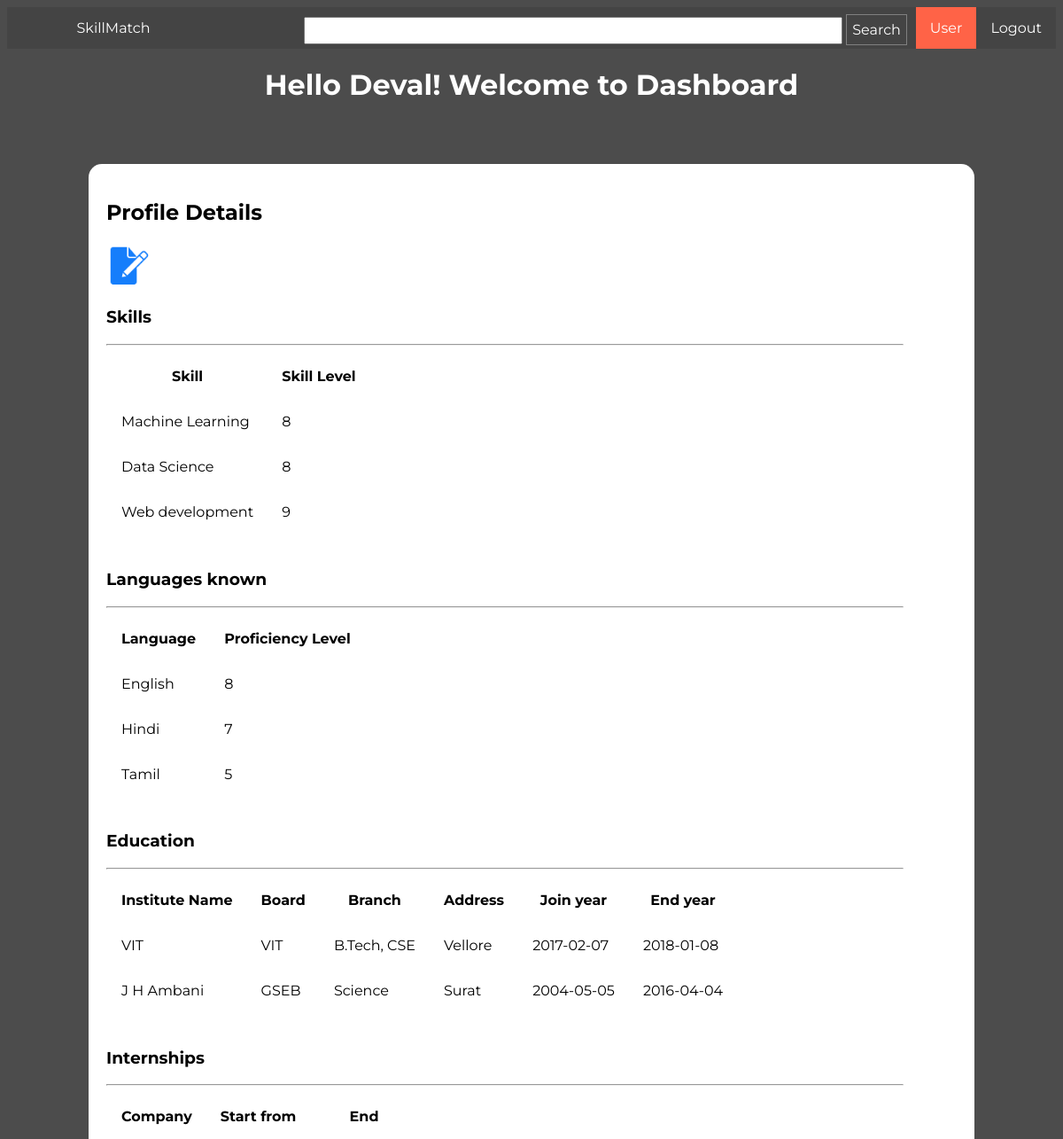
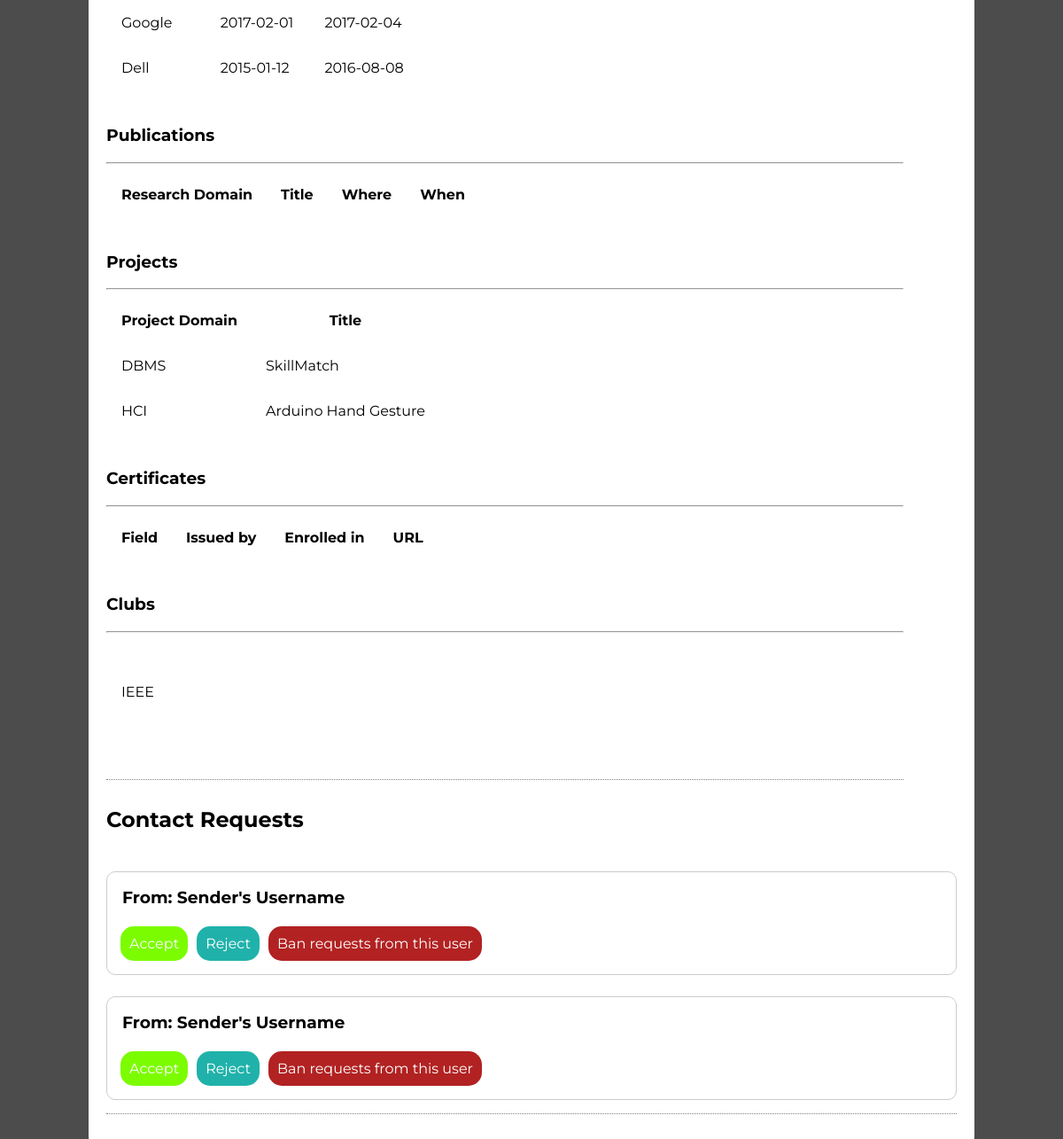
Screenshot of /dashboard/outputtest.php (signed in) with the database file from the repository (2 pictures, top to bottom).
### tables this page shows
CREATE TABLE `skills` (
  `skillid` int(11) NOT NULL,
  `reg_no` varchar(9) NOT NULL,
  `skillname` varchar(100) DEFAULT NULL,
  `skilllevel` int(1) DEFAULT NULL
);

CREATE TABLE `languages` (
  `languageID` int(11) NOT NULL,
  `reg_no` varchar(9) DEFAULT NULL,
  `language_name` varchar(50) DEFAULT NULL,
  `lang_level` int(1) DEFAULT NULL
);

CREATE TABLE `education` (
  `education_id` int(11) NOT NULL,
  `reg_no` varchar(9) DEFAULT NULL,
  `institute_name` varchar(100) DEFAULT NULL,
  `institute_board` varchar(10) DEFAULT NULL,
  `branch` varchar(100) DEFAULT NULL,
  `institute_address` varchar(100) DEFAULT NULL,
  `joined_year` date DEFAULT NULL,
  `end_year` date DEFAULT NULL
);

CREATE TABLE `internships` (
  `internship_id` int(11) NOT NULL,
  `recuitor` varchar(50) DEFAULT NULL,
  `istart` date DEFAULT NULL,
  `iend` date DEFAULT NULL,
  `reg_no` varchar(9) DEFAULT NULL
);

CREATE TABLE `projects` (
  `reg_no` varchar(9) DEFAULT NULL,
  `project_domain` varchar(100) DEFAULT NULL,
  `project_title` varchar(100) DEFAULT NULL,
  `projectid` int(11) NOT NULL
);

CREATE TABLE `clubs` (
  `reg_no` varchar(9) DEFAULT NULL,
  `club_id` int(11) NOT NULL,
  `club_name` varchar(100) DEFAULT NULL
);

### dashboard/outputtest.php (the view, shortened to what this page needs)
<!DOCTYPE html>
<html>
<head>
    <link href="../css/dashboard.css" rel="stylesheet" />
</head>
<body>
<?php
$con = mysqli_connect("localhost", "root", "", "skillmatch");
?>
    <nav>
        <ul>
            <li><a href="../logout/logout.php">Logout</a></li>
			<li class="active"><a>User</a></li>
            <li>
                <form name="searchForm" id="searchForm" action="./searchresultdash.html">
                    <input type="text" name="searchText" id="searchInput" />
                    <input type="submit" value="Search" id="searchButton" />
                </form>
            </li>
            <li id="logo"><a href="../home.php">SkillMatch</a></li>
        </ul>
    </nav>
    <header>
        <h1>Hello <?php echo $_SESSION['fname']; ?>! Welcome to Dashboard</h1></header>
    <section class="profile">
        <article id="profileDetails">
            <h2>Profile Details</h2> <a href = "../inputprofile/profileform.php"><img src="../img/edit.png" height="50 px" width="50 px"></img></a>
            <br>
            <h3>Skills</h3>
            <hr>
            <table>
                <thead>
                    <th>Skill</th>
                    <th>Skill Level</th>
                </thead>
<?php
$vishva =$_SESSION['username'];
$result = mysqli_query($con,"SELECT skillname, skilllevel FROM skills WHERE reg_no='$vishva'");
while($row = mysqli_fetch_array($result))
{
echo "<tr>";
echo "<td>" . $row['skillname'] . "</td>";
echo "<td>" . $row['skilllevel'] . "</td>";
echo "</tr>";
}
echo "</table>";
?>
<br>
<h3>Languages known</h3>
            <hr>
            <table>
                <thead>
                    <th>Language</th>
                    <th>Proficiency Level</th>
                </thead>
<?php
$vishva =$_SESSION['username'];
$rl = mysqli_query($con,"SELECT language_name, lang_level FROM languages WHERE reg_no='$vishva'");
while($row = mysqli_fetch_array($rl))
{
echo "<tr>";
echo "<td>" . $row['language_name'] . "</td>";
echo "<td>" . $row['lang_level'] . "</td>";
echo "</tr>";
}
echo "</table>";
?>
<br>
 <h3>Education</h3>
            <hr>
            <table>
                <thead>
                    <th>Institute Name</th>
                    <th>Board</th>
                    <th>Branch</th>
                    <th>Address</th>
                    <th>Join year</th>
                    <th>End year</th>
                </thead>
<?php
$redu = mysqli_query($con,"SELECT institute_name, institute_board, branch, institute_address, joined_year, end_year FROM education WHERE reg_no='$vishva'");
while($row = mysqli_fetch_array($redu))
{
echo "<tr>";
echo "<td>" . $row['institute_name'] . "</td>";
echo "<td>" . $row['institute_board'] . "</td>";
echo "<td>" . $row['branch'] . "</td>";
echo "<td>" . $row['institute_address'] . "</td>";
echo "<td>" . $row['joined_year'] . "</td>";
echo "<td>" . $row['end_year'] . "</td>";
echo "</tr>";
}
echo "</table>";
?>
<br>
<h3>Internships</h3>
            <hr>
            <table>
                <thead>
                    <th>Company</th>
                    <th>Start from</th>
                    <th>End</th>
                </thead>
<?php
$rint = mysqli_query($con,"SELECT recuitor, istart, iend FROM internships WHERE reg_no='$vishva'");
while($row = mysqli_fetch_array($rint))
{
echo "<tr>";
echo "<td>" . $row['recuitor'] . "</td>";
echo "<td>" . $row['istart'] . "</td>";
echo "<td>" . $row['iend'] . "</td>";
echo "</tr>";
}
echo "</table>";
?>
<br>
<h3>Publications</h3>
            <hr>
            <table>
                <thead>
                    <th>Research Domain</th>
                    <th>Title</th>
                    <th>Where</th>
                    <th>When</th>
                </thead>
<?php
echo "</table>";
?>
<br>
<h3>Projects</h3>
            <hr>
            <table>
                <thead>
                    <th>Project Domain</th>
                    <th>Title</th>
                </thead>
<?php
$rproj = mysqli_query($con,"SELECT project_domain, project_title FROM projects WHERE reg_no='$vishva'");
while($row = mysqli_fetch_array($rproj))
{
echo "<tr>";
echo "<td>" . $row['project_domain'] . "</td>";
echo "<td>" . $row['project_title'] . "</td>";
echo "</tr>";
}
echo "</table>";
?>
<br>
<h3>Certificates</h3>
            <hr>
            <table>
                <thead>
                    <th>Field</th>
                    <th>Issued by</th>
                    <th>Enrolled in</th>
                    <th>URL</th>
                </thead>
<?php
echo "</table>";
?>
<br>
<h3>Clubs</h3>
            <hr>
            <table>
                <thead>
                    <th></th>
                </thead>
<?php
$rclub = mysqli_query($con,"SELECT club_name FROM clubs WHERE reg_no='$vishva'");
while($row = mysqli_fetch_array($rclub))
{
echo "<tr>";
echo "<td>" . $row['club_name'] . "</td>";
echo "</tr>";
}
echo "</table>";
?>
<br>
<br>
            <br>
        </article>
        <article id="contactReq">
            <h2>Contact Requests</h2>
            <br>
            <div class="request">
                <h3>From: Sender's Username</h3>
                <br>
                <ul>
                    <li>
                        <input type="button" value="Accept" id="acceptRequest" />
                    </li>
                    <li>
                        <input type="button" value="Reject" id="rejectRequest" />
                    </li>
                    <li>
                        <input type="button" value="Ban requests from this user" id="banRequest" />
                    </li>
                </ul>
            </div>
            <br>
            <div class="request">
                <h3>From: Sender's Username</h3>
                <br>
                <ul>
                    <li>
                        <input type="button" value="Accept" id="acceptRequest" />
                    </li>
                    <li>
                        <input type="button" value="Reject" id="rejectRequest" />
                    </li>
                    <li>
                        <input type="button" value="Ban requests from this user" id="banRequest" />
                    </li>
                </ul>
            </div>
        </article>
    </section>
</body>
</html>

### css/dashboard.css (style rules this page uses)
* { font-family: 'Montserrat', sans-serif; }
html { min-height:100%; background:linear-gradient(0deg,rgba(0,0,0,0.7),rgba(0,0,0,0.7)),url("../img/back5.jpg"); background-size:cover; color:white; }
nav { position: sticky; top:0px; left: 0px; z-index: 1; }
nav ul { list-style-type: none; margin: 0; padding: 0; overflow: hidden; background-color: #444; }
nav li { float: right; }
nav li a { display: block; color: white; text-align: center; padding: 14px 16px; text-decoration: none; }
nav .active { cursor: pointer; background-color: #ff6347; }
nav form { padding-top: 8px; position: relative; right: 10px; }
#searchInput { color: black; width: 50vw; height: 25px; }
#searchButton { border: 1px solid grey; font-size:16px; height: 35px; color:white; background:#444; cursor: pointer; }
#logo { float: left; width: 20vw; }
header { text-align: center; }
.profile { color: black; border-radius: 15px; width: 80vw; position: relative; top:6vh; margin:auto; background: white; padding: 10px 20px 40px 20px; }
.profile article { border-bottom:1px dotted grey; padding-top: 10px; padding-bottom:15px; }
#profileDetails { width:75vw; }
#profileDetails td,#profileDetails th { padding: 15px; }
#contactReq { padding-bottom: 15px; }
.request { display: block; margin-top: 5px; padding: 15px; overflow: hidden; border: 1px solid #ccc; border-radius:10px; }
.request h3 { padding: 2px; margin:0px; }
.request ul { list-style-type: none; margin: 0; padding: 0; overflow: hidden; }
.request li { float: left; }
.request li input { display: block; font-size: 16px; text-align: center; padding:10px; margin-right: 10px; text-decoration: none; border: 0px; border-radius: 15px; color: white; }
#acceptRequest { background: lawngreen; }
#rejectRequest { background:lightseagreen; }
#banRequest { background:firebrick; }

### rows the page displays
skills: skillname "Machine Learning", skilllevel "8"
skills: skillname "Data Science", skilllevel "8"
skills: skillname "Web development", skilllevel "9"
languages: language_name "English", lang_level "8"
languages: language_name "Hindi", lang_level "7"
languages: language_name "Tamil", lang_level "5"
education: institute_name "VIT", institute_board "VIT", branch "B.Tech, CSE", institute_address "Vellore", joined_year "2017-02-07", end_year "2018-01-08"
education: institute_name "J H Ambani", institute_board "GSEB", branch "Science", institute_address "Surat", joined_year "2004-05-05", end_year "2016-04-04"
internships: recuitor "Google", istart "2017-02-01", iend "2017-02-04"
internships: recuitor "Dell", istart "2015-01-12", iend "2016-08-08"
projects: project_domain "DBMS", project_title "SkillMatch"
projects: project_domain "HCI", project_title "Arduino Hand Gesture"
clubs: club_name "IEEE"

### other values shown
$_SESSION['fname'] "Deval"
